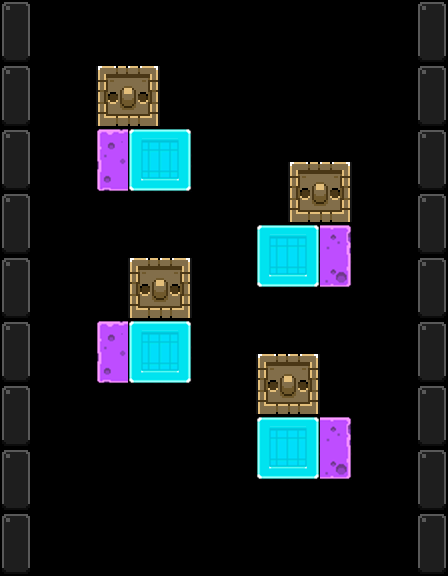

This is a level from a 2D game, rendered from its Tiled map with the project's own tilesets. A one-line summary and the map file follow, with tile-layer data summarised:
An orthogonal 14x18 tile map with 32x32 px tiles, 2 tile layers (Colision, Plataformas), 3 hidden layers not drawn.

<map version="1.0" tiledversion="2017.07.26" orientation="orthogonal" renderorder="right-down" width="14" height="18" tilewidth="32" tileheight="32" nextobjectid="56">
 <tileset firstgid="1" name="plataformas" tilewidth="32" tileheight="32" tilecount="196" columns="28">
  <image source="../plataformas.png" width="896" height="224" />
  <tile id="71">
   <animation>
    <frame tileid="71" duration="100" />
    <frame tileid="15" duration="100" />
   </animation>
  </tile>
  <tile id="72">
   <animation>
    <frame tileid="72" duration="100" />
    <frame tileid="16" duration="100" />
   </animation>
  </tile>
  <tile id="99">
   <animation>
    <frame tileid="99" duration="100" />
    <frame tileid="43" duration="100" />
   </animation>
  </tile>
  <tile id="100">
   <animation>
    <frame tileid="100" duration="100" />
    <frame tileid="44" duration="100" />
   </animation>
  </tile>
  <tile id="102">
   <animation>
    <frame tileid="102" duration="100" />
    <frame tileid="103" duration="100" />
    <frame tileid="104" duration="100" />
   </animation>
  </tile>
  <tile id="112">
   <animation>
    <frame tileid="112" duration="100" />
    <frame tileid="115" duration="100" />
    <frame tileid="118" duration="100" />
    <frame tileid="121" duration="100" />
    <frame tileid="124" duration="100" />
    <frame tileid="127" duration="100" />
   </animation>
  </tile>
  <tile id="113">
   <animation>
    <frame tileid="113" duration="100" />
    <frame tileid="116" duration="100" />
    <frame tileid="119" duration="100" />
    <frame tileid="122" duration="100" />
    <frame tileid="125" duration="100" />
    <frame tileid="128" duration="100" />
   </animation>
  </tile>
  <tile id="114">
   <animation>
    <frame tileid="114" duration="100" />
    <frame tileid="117" duration="100" />
    <frame tileid="120" duration="100" />
    <frame tileid="123" duration="100" />
    <frame tileid="126" duration="100" />
    <frame tileid="129" duration="100" />
   </animation>
  </tile>
  <tile id="140">
   <animation>
    <frame tileid="140" duration="100" />
    <frame tileid="143" duration="100" />
    <frame tileid="146" duration="100" />
    <frame tileid="149" duration="100" />
    <frame tileid="152" duration="100" />
    <frame tileid="155" duration="100" />
   </animation>
  </tile>
  <tile id="141">
   <animation>
    <frame tileid="141" duration="100" />
    <frame tileid="144" duration="100" />
    <frame tileid="147" duration="100" />
    <frame tileid="150" duration="100" />
    <frame tileid="153" duration="100" />
    <frame tileid="156" duration="100" />
   </animation>
  </tile>
  <tile id="142">
   <animation>
    <frame tileid="142" duration="100" />
    <frame tileid="145" duration="100" />
    <frame tileid="148" duration="100" />
    <frame tileid="151" duration="100" />
    <frame tileid="154" duration="100" />
    <frame tileid="157" duration="100" />
   </animation>
  </tile>
 </tileset>
 <layer name="Colision" width="14" height="18">
  <data>[252 cells, 60 non-empty, 3 distinct tile ids]</data>
 </layer>
 <layer name="Enemigos" width="14" height="18" visible="0">
  <data>[252 cells, 16 non-empty, 1 distinct tile ids]</data>
 </layer>
 <layer name="Rads" width="14" height="18" visible="0">
  <data>[252 cells, 0 non-empty, 0 distinct tile ids]</data>
 </layer>
 <layer name="Plataformas" width="14" height="18">
  <data>[252 cells, 76 non-empty, 14 distinct tile ids]</data>
 </layer>
 <imagelayer name="Fondo" visible="0" locked="1">
  <image source="../fondos/LeapDay_theme_Space.png" width="448" height="815" />
 </imagelayer>
</map>